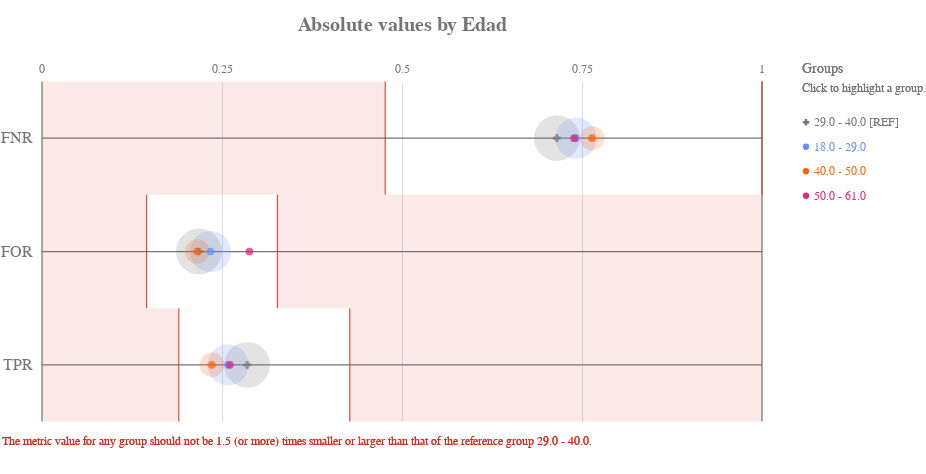

Notebook code cell kept with this figure:
### Code cell
ap.absolute(grupo_definido, metrics, 'edad', fairness_threshold = disparity_tolerance)

### Figure 1 — Vega-Lite specification as saved in the notebook (floating-point values rounded to 4 significant figures)
{"config": {"view": {"continuousWidth": 400, "continuousHeight": 300, "strokeWidth": 0}, "axisLeft": {"labelColor": "rgb(117,117,117)", "labelFont": "Arial", "labelFontSize": 16}, "title": {"align": "center", "baseline": "middle", "color": "rgb(117,117,117)", "font": "Arial", "fontSize": 20, "fontWeight": "bold"}}, "layer": [{"data": {"name": "data-4ac2d7a4dec33677e433b172826c7791"}, "mark": {"type": "rule", "stroke": "rgb(117,117,117)", "strokeWidth": 1.25, "tooltip": ""}, "encoding": {"x": {"type": "quantitative", "field": "start", "scale": {"domain": [0, 1], "range": [40.0, 760.0]}}, "x2": {"field": "end"}, "y": {"type": "nominal", "axis": {"domain": false, "labelAngle": 0, "labelPadding": -30, "orient": "left", "ticks": false, "title": ""}, "field": "y_position", "scale": {"domain": ["FNR", "FOR", "TPR"], "range": [42.5, 382.5]}}}}, {"data": {"name": "data-6cfe259518f6c7b358d8f836a73e6b7f"}, "mark": {"type": "rule", "stroke": "rgb(117,117,117)", "strokeWidth": 1.25, "tooltip": ""}, "encoding": {"x": {"type": "quantitative", "field": "x_position", "scale": {"domain": [0, 1], "range": [40.0, 760.0]}}, "y": {"value": 42.5}, "y2": {"value": 382.5}}}, {"data": {"name": "data-60ed1133fa688d151d36705a369482e0"}, "mark": {"type": "text", "align": "center", "color": "rgb(117,117,117)", "font": "Arial", "fontSize": 12, "fontWeight": "normal", "tooltip": ""}, "encoding": {"text": {"type": "nominal", "field": "value"}, "x": {"type": "quantitative", "field": "value", "scale": {"domain": [0, 1], "range": [40.0, 760.0]}}, "y": {"value": 29.75}}}, {"layer": [{"mark": {"type": "rect", "opacity": 0.8, "stroke": "rgb(217, 46, 28)", "strokeWidth": 1.25, "tooltip": ""}, "encoding": {"x": {"type": "quantitative", "field": "lower_threshold_value", "scale": {"domain": [0, 1], "range": [40.0, 760.0]}}, "x2": {"field": "lower_threshold_value"}, "y": {"type": "nominal", "axis": {"domain": false, "grid": false, "labels": false, "ticks": false, "title": " "}, "field": "metric", "scale": {"domain": ["FNR", "FOR", "TPR"], "range": [42.5, 382.5]}}}}, {"mark": {"type": "rect", "opacity": 0.8, "stroke": "rgb(217, 46, 28)", "strokeWidth": 1.25, "tooltip": ""}, "encoding": {"x": {"type": "quantitative", "field": "upper_threshold_value", "scale": {"domain": [0, 1], "range": [40.0, 760.0]}}, "x2": {"field": "upper_threshold_value"}, "y": {"type": "nominal", "axis": {"domain": false, "grid": false, "labels": false, "ticks": false, "title": " "}, "field": "metric", "scale": {"domain": ["FNR", "FOR", "TPR"], "range": [42.5, 382.5]}}}}, {"layer": [{"mark": {"type": "rect", "fill": "rgb(217, 46, 28)", "opacity": 0.1, "tooltip": ""}, "encoding": {"x": {"type": "quantitative", "field": "lower_threshold_value", "scale": {"domain": [0, 1], "range": [40.0, 760.0]}}, "x2": {"field": "lower_end"}, "y": {"type": "nominal", "axis": {"domain": false, "grid": false, "labels": false, "ticks": false, "title": " "}, "field": "metric", "scale": {"domain": ["FNR", "FOR", "TPR"], "range": [42.5, 382.5]}}}}, {"mark": {"type": "rect", "fill": "rgb(217, 46, 28)", "opacity": 0.1, "tooltip": ""}, "encoding": {"x": {"type": "quantitative", "field": "upper_threshold_value", "scale": {"domain": [0, 1], "range": [40.0, 760.0]}}, "x2": {"field": "upper_end"}, "y": {"type": "nominal", "axis": {"domain": false, "grid": false, "labels": false, "ticks": false, "title": " "}, "field": "metric", "scale": {"domain": ["FNR", "FOR", "TPR"], "range": [42.5, 382.5]}}}}]}, {"data": {"name": "data-79dd248bdaa0ea02c535240e8ad022c8"}, "mark": {"type": "text", "align": "left", "baseline": "top", "fill": "rgb(217, 46, 28)", "font": "Arial", "fontSize": 12, "fontWeight": "normal", "tooltip": ""}, "encoding": {"text": {"value": "The metric value for any group should not be 1.5 (or more) times smaller or larger than that of the reference group 29.0 - 40.0."}, "x": {"value": 0}, "y": {"value": 396.7}}}], "data": {"name": "data-4cc773e6f4487a9eff4295cbba0454fc"}}, {"layer": [{"mark": "circle"}, {"data": {"name": "data-126e769020f605c852d55b4cce8d0056"}, "mark": {"type": "circle", "opacity": 0.2}, "encoding": {"color": {"condition": {"type": "nominal", "field": "attribute_value", "legend": null, "scale": {"domain": ["29.0 - 40.0", "18.0 - 29.0", "40.0 - 50.0", "50.0 - 61.0"], "range": ["rgb(117,117,117)", "rgb(100, 143, 255)", "rgb(254, 97, 0)", "rgb(220, 38, 127)", "rgb(255, 176, 0)", "rgb(120, 94, 240)"]}, "selection": "selector041"}, "value": "rgb(224,224,224)"}, "size": {"type": "quantitative", "field": "group_size", "legend": null, "scale": {"domain": [0, 6797.0], "range": [0, 2522.0]}}, "tooltip": [{"type": "nominal", "field": "attribute_value", "title": "Group"}, {"type": "nominal", "field": "tooltip_group_size", "title": "Group Size"}, {"type": "nominal", "field": "tooltip_disparity_explanation_fnr", "title": "Disparity"}, {"type": "quantitative", "field": "fnr", "format": ".2f", "title": "FNR"}], "x": {"type": "quantitative", "axis": {"domain": false, "labels": false, "ticks": false, "title": null, "values": [0.25, 0.5, 0.75]}, "field": "fnr", "scale": {"domain": [0, 1], "range": [40.0, 760.0]}}, "y": {"type": "nominal", "axis": {"domain": false, "grid": false, "labels": false, "ticks": false, "title": " "}, "field": "metric_variable", "scale": {"domain": ["FNR", "FOR", "TPR"], "range": [42.5, 382.5]}}}, "selection": {"selector043": {"type": "multi", "empty": "all", "fields": ["attribute_value"]}}, "transform": [{"calculate": "'FNR'", "as": "metric_variable"}]}, {"data": {"name": "data-126e769020f605c852d55b4cce8d0056"}, "mark": {"type": "circle", "opacity": 0.2}, "encoding": {"color": {"condition": {"type": "nominal", "field": "attribute_value", "legend": null, "scale": {"domain": ["29.0 - 40.0", "18.0 - 29.0", "40.0 - 50.0", "50.0 - 61.0"], "range": ["rgb(117,117,117)", "rgb(100, 143, 255)", "rgb(254, 97, 0)", "rgb(220, 38, 127)", "rgb(255, 176, 0)", "rgb(120, 94, 240)"]}, "selection": "selector041"}, "value": "rgb(224,224,224)"}, "size": {"type": "quantitative", "field": "group_size", "legend": null, "scale": {"domain": [0, 6797.0], "range": [0, 2522.0]}}, "tooltip": [{"type": "nominal", "field": "attribute_value", "title": "Group"}, {"type": "nominal", "field": "tooltip_group_size", "title": "Group Size"}, {"type": "nominal", "field": "tooltip_disparity_explanation_for", "title": "Disparity"}, {"type": "quantitative", "field": "for", "format": ".2f", "title": "FOR"}], "x": {"type": "quantitative", "axis": {"domain": false, "labels": false, "ticks": false, "title": null, "values": [0.25, 0.5, 0.75]}, "field": "for", "scale": {"domain": [0, 1], "range": [40.0, 760.0]}}, "y": {"type": "nominal", "axis": {"domain": false, "grid": false, "labels": false, "ticks": false, "title": " "}, "field": "metric_variable", "scale": {"domain": ["FNR", "FOR", "TPR"], "range": [42.5, 382.5]}}}, "selection": {"selector045": {"type": "multi", "empty": "all", "fields": ["attribute_value"]}}, "transform": [{"calculate": "'FOR'", "as": "metric_variable"}]}, {"data": {"name": "data-126e769020f605c852d55b4cce8d0056"}, "mark": {"type": "circle", "opacity": 0.2}, "encoding": {"color": {"condition": {"type": "nominal", "field": "attribute_value", "legend": null, "scale": {"domain": ["29.0 - 40.0", "18.0 - 29.0", "40.0 - 50.0", "50.0 - 61.0"], "range": ["rgb(117,117,117)", "rgb(100, 143, 255)", "rgb(254, 97, 0)", "rgb(220, 38, 127)", "rgb(255, 176, 0)", "rgb(120, 94, 240)"]}, "selection": "selector041"}, "value": "rgb(224,224,224)"}, "size": {"type": "quantitative", "field": "group_size", "legend": null, "scale": {"domain": [0, 6797.0], "range": [0, 2522.0]}}, "tooltip": [{"type": "nominal", "field": "attribute_value", "title": "Group"}, {"type": "nominal", "field": "tooltip_group_size", "title": "Group Size"}, {"type": "nominal", "field": "tooltip_disparity_explanation_tpr", "title": "Disparity"}, {"type": "quantitative", "field": "tpr", "format": ".2f", "title": "TPR"}], "x": {"type": "quantitative", "axis": {"domain": false, "labels": false, "ticks": false, "title": null, "values": [0.25, 0.5, 0.75]}, "field": "tpr", "scale": {"domain": [0, 1], "range": [40.0, 760.0]}}, "y": {"type": "nominal", "axis": {"domain": false, "grid": false, "labels": false, "ticks": false, "title": " "}, "field": "metric_variable", "scale": {"domain": ["FNR", "FOR", "TPR"], "range": [42.5, 382.5]}}}, "selection": {"selector047": {"type": "multi", "empty": "all", "fields": ["attribute_value"]}}, "transform": [{"calculate": "'TPR'", "as": "metric_variable"}]}, {"layer": [{"mark": "point"}, {"data": {"name": "data-126e769020f605c852d55b4cce8d0056"}, "mark": {"type": "point", "filled": true, "size": 60}, "encoding": {"color": {"condition": {"type": "nominal", "field": "attribute_value", "legend": null, "scale": {"domain": ["29.0 - 40.0", "18.0 - 29.0", "40.0 - 50.0", "50.0 - 61.0"], "range": ["rgb(117,117,117)", "rgb(100, 143, 255)", "rgb(254, 97, 0)", "rgb(220, 38, 127)", "rgb(255, 176, 0)", "rgb(120, 94, 240)"]}, "selection": "selector041"}, "value": "rgb(224,224,224)"}, "shape": {"type": "nominal", "field": "attribute_value", "legend": null, "scale": {"domain": ["29.0 - 40.0", "18.0 - 29.0", "40.0 - 50.0", "50.0 - 61.0"], "range": ["cross", "circle", "circle", "circle"]}}, "tooltip": [{"type": "nominal", "field": "attribute_value", "title": "Group"}, {"type": "nominal", "field": "tooltip_group_size", "title": "Group Size"}, {"type": "nominal", "field": "tooltip_disparity_explanation_fnr", "title": "Disparity"}, {"type": "quantitative", "field": "fnr", "format": ".2f", "title": "FNR"}], "x": {"type": "quantitative", "axis": {"domain": false, "labels": false, "ticks": false, "title": null, "values": [0.25, 0.5, 0.75]}, "field": "fnr", "scale": {"domain": [0, 1], "range": [40.0, 760.0]}}, "y": {"type": "nominal", "axis": {"domain": false, "grid": false, "labels": false, "ticks": false, "title": " "}, "field": "metric_variable", "scale": {"domain": ["FNR", "FOR", "TPR"], "range": [42.5, 382.5]}}}, "selection": {"selector042": {"type": "multi", "empty": "all", "fields": ["attribute_value"]}}, "transform": [{"calculate": "'FNR'", "as": "metric_variable"}]}, {"data": {"name": "data-126e769020f605c852d55b4cce8d0056"}, "mark": {"type": "point", "filled": true, "size": 60}, "encoding": {"color": {"condition": {"type": "nominal", "field": "attribute_value", "legend": null, "scale": {"domain": ["29.0 - 40.0", "18.0 - 29.0", "40.0 - 50.0", "50.0 - 61.0"], "range": ["rgb(117,117,117)", "rgb(100, 143, 255)", "rgb(254, 97, 0)", "rgb(220, 38, 127)", "rgb(255, 176, 0)", "rgb(120, 94, 240)"]}, "selection": "selector041"}, "value": "rgb(224,224,224)"}, "shape": {"type": "nominal", "field": "attribute_value", "legend": null, "scale": {"domain": ["29.0 - 40.0", "18.0 - 29.0", "40.0 - 50.0", "50.0 - 61.0"], "range": ["cross", "circle", "circle", "circle"]}}, "tooltip": [{"type": "nominal", "field": "attribute_value", "title": "Group"}, {"type": "nominal", "field": "tooltip_group_size", "title": "Group Size"}, {"type": "nominal", "field": "tooltip_disparity_explanation_for", "title": "Disparity"}, {"type": "quantitative", "field": "for", "format": ".2f", "title": "FOR"}], "x": {"type": "quantitative", "axis": {"domain": false, "labels": false, "ticks": false, "title": null, "values": [0.25, 0.5, 0.75]}, "field": "for", "scale": {"domain": [0, 1], "range": [40.0, 760.0]}}, "y": {"type": "nominal", "axis": {"domain": false, "grid": false, "labels": false, "ticks": false, "title": " "}, "field": "metric_variable", "scale": {"domain": ["FNR", "FOR", "TPR"], "range": [42.5, 382.5]}}}, "selection": {"selector044": {"type": "multi", "empty": "all", "fields": ["attribute_value"]}}, "transform": [{"calculate": "'FOR'", "as": "metric_variable"}]}, {"data": {"name": "data-126e769020f605c852d55b4cce8d0056"}, "mark": {"type": "point", "filled": true, "size": 60}, "encoding": {"color": {"condition": {"type": "nominal", "field": "attribute_value", "legend": null, "scale": {"domain": ["29.0 - 40.0", "18.0 - 29.0", "40.0 - 50.0", "50.0 - 61.0"], "range": ["rgb(117,117,117)", "rgb(100, 143, 255)", "rgb(254, 97, 0)", "rgb(220, 38, 127)", "rgb(255, 176, 0)", "rgb(120, 94, 240)"]}, "selection": "selector041"}, "value": "rgb(224,224,224)"}, "shape": {"type": "nominal", "field": "attribute_value", "legend": null, "scale": {"domain": ["29.0 - 40.0", "18.0 - 29.0", "40.0 - 50.0", "50.0 - 61.0"], "range": ["cross", "circle", "circle", "circle"]}}, "tooltip": [{"type": "nominal", "field": "attribute_value", "title": "Group"}, {"type": "nominal", "field": "tooltip_group_size", "title": "Group Size"}, {"type": "nominal", "field": "tooltip_disparity_explanation_tpr", "title": "Disparity"}, {"type": "quantitative", "field": "tpr", "format": ".2f", "title": "TPR"}], "x": {"type": "quantitative", "axis": {"domain": false, "labels": false, "ticks": false, "title": null, "values": [0.25, 0.5, 0.75]}, "field": "tpr", "scale": {"domain": [0, 1], "range": [40.0, 760.0]}}, "y": {"type": "nominal", "axis": {"domain": false, "grid": false, "labels": false, "ticks": false, "title": " "}, "field": "metric_variable", "scale": {"domain": ["FNR", "FOR", "TPR"], "range": [42.5, 382.5]}}}, "selection": {"selector046": {"type": "multi", "empty": "all", "fields": ["attribute_value"]}}, "transform": [{"calculate": "'TPR'", "as": "metric_variable"}]}]}]}, {"layer": [{"mark": {"type": "point", "filled": true, "opacity": 1, "size": 39.48}, "encoding": {"color": {"condition": {"type": "nominal", "field": "attribute_value", "legend": null, "scale": {"domain": ["29.0 - 40.0", "18.0 - 29.0", "40.0 - 50.0", "50.0 - 61.0"], "range": ["rgb(117,117,117)", "rgb(100, 143, 255)", "rgb(254, 97, 0)", "rgb(220, 38, 127)", "rgb(255, 176, 0)", "rgb(120, 94, 240)"]}, "selection": "selector041"}, "value": "rgb(224,224,224)"}, "shape": {"type": "nominal", "field": "attribute_value", "legend": null, "scale": {"domain": ["29.0 - 40.0", "18.0 - 29.0", "40.0 - 50.0", "50.0 - 61.0"], "range": ["cross", "circle", "circle", "circle"]}}, "x": {"value": 804}, "y": {"type": "nominal", "axis": {"domain": false, "grid": false, "labels": false, "ticks": false, "title": " "}, "field": "attribute_value", "scale": {"domain": ["29.0 - 40.0", "18.0 - 29.0", "40.0 - 50.0", "50.0 - 61.0"], "range": [71, 169]}}}, "selection": {"selector041": {"type": "multi", "empty": "all", "fields": ["attribute_value"]}}}, {"mark": {"type": "text", "align": "left", "baseline": "middle", "font": "Arial", "fontSize": 12, "fontWeight": "normal"}, "encoding": {"color": {"condition": {"type": "nominal", "field": "attribute_value", "legend": null, "scale": {"domain": ["29.0 - 40.0", "18.0 - 29.0", "40.0 - 50.0", "50.0 - 61.0"], "range": ["rgb(117,117,117)", "rgb(100, 143, 255)", "rgb(254, 97, 0)", "rgb(220, 38, 127)", "rgb(255, 176, 0)", "rgb(120, 94, 240)"]}, "selection": "selector041"}, "value": "rgb(224,224,224)"}, "text": {"type": "nominal", "field": "label"}, "x": {"value": 812}, "y": {"type": "nominal", "axis": {"domain": false, "grid": false, "labels": false, "ticks": false, "title": " "}, "field": "attribute_value", "scale": {"domain": ["29.0 - 40.0", "18.0 - 29.0", "40.0 - 50.0", "50.0 - 61.0"], "range": [71, 169]}}}, "selection": {"selector048": {"type": "multi", "empty": "all", "fields": ["attribute_value"]}}}, {"data": {"name": "data-79dd248bdaa0ea02c535240e8ad022c8"}, "mark": {"type": "text", "align": "left", "baseline": "middle", "color": "rgb(117,117,117)", "font": "Arial", "fontSize": 12, "fontWeight": "normal"}, "encoding": {"text": {"value": "Click to highlight a group."}, "x": {"value": 800}, "y": {"value": 49}}}, {"data": {"name": "data-79dd248bdaa0ea02c535240e8ad022c8"}, "mark": {"type": "text", "align": "left", "baseline": "middle", "color": "rgb(117,117,117)", "font": "Arial", "fontSize": 14, "fontWeight": "normal"}, "encoding": {"text": {"value": "Groups"}, "x": {"value": 800}, "y": {"value": 30}}}], "data": {"name": "data-9aa8f77fffe737b0cbadb03b14812bfc"}}], "height": 425, "padding": {"top": 15, "bottom": 10}, "resolve": {"scale": {"size": "independent", "y": "independent"}}, "title": "Absolute values by Edad", "width": 800, "$schema": "https://vega.github.io/schema/vega-lite/v4.8.1.json", "datasets": {"data-4ac2d7a4dec33677e433b172826c7791": [{"y_position": "FNR", "start": 0, "end": 1}, {"y_position": "FOR", "start": 0, "end": 1}, {"y_position": "TPR", "start": 0, "end": 1}], "data-6cfe259518f6c7b358d8f836a73e6b7f": [{"x_position": 0}, {"x_position": 1}], "data-60ed1133fa688d151d36705a369482e0": [{"value": 0.0}, {"value": 0.25}, {"value": 0.5}, {"value": 0.75}, {"value": 1.0}], "data-4cc773e6f4487a9eff4295cbba0454fc": [{"lower_end": 0, "upper_end": 1, "lower_threshold_value": 0.4767, "upper_threshold_value": 1.0, "metric": "FNR"}, {"lower_end": 0, "upper_end": 1, "lower_threshold_value": 0.1453, "upper_threshold_value": 0.327, "metric": "FOR"}, {"lower_end": 0, "upper_end": 1, "lower_threshold_value": 0.19, "upper_threshold_value": 0.4275, "metric": "TPR"}], "data-79dd248bdaa0ea02c535240e8ad022c8": [{"a": 1, "b": 0}, {"a": 1, "b": 0}], "data-126e769020f605c852d55b4cce8d0056": [{"attribute_name": "edad", "attribute_value": "18.0 - 29.0", "group_size": 4570, "total_entities": 11987, "fnr": 0.7417, "for": 0.2341, "tpr": 0.2583, "fnr_disparity": 1.037, "for_disparity": 1.074, "tpr_disparity": 0.9066, "fnr_disparity_scaled": 0.03724, "for_disparity_scaled": 0.07418, "tpr_disparity_scaled": -0.1031, "tooltip_group_size": "4,570 (38.12%)", "tooltip_disparity_explanation_fnr": "1.04 times larger FNR than the reference group", "tooltip_disparity_explanation_for": "1.07 times larger FOR than the reference group", "tooltip_disparity_explanation_tpr": "1.10 times smaller TPR than the reference group"}, {"attribute_name": "edad", "attribute_value": "29.0 - 40.0", "group_size": 5664, "total_entities": 11987, "fnr": 0.715, "for": 0.218, "tpr": 0.285, "fnr_disparity": 1.0, "for_disparity": 1.0, "tpr_disparity": 1.0, "fnr_disparity_scaled": 0.0, "for_disparity_scaled": 0.0, "tpr_disparity_scaled": 0.0, "tooltip_group_size": "5,664 (47.25%)", "tooltip_disparity_explanation_fnr": "Reference group", "tooltip_disparity_explanation_for": "Reference group", "tooltip_disparity_explanation_tpr": "Reference group"}, {"attribute_name": "edad", "attribute_value": "40.0 - 50.0", "group_size": 1619, "total_entities": 11987, "fnr": 0.764, "for": 0.2155, "tpr": 0.236, "fnr_disparity": 1.068, "for_disparity": 0.9887, "tpr_disparity": 0.8282, "fnr_disparity_scaled": 0.06847, "for_disparity_scaled": -0.01142, "tpr_disparity_scaled": -0.2074, "tooltip_group_size": "1,619 (13.51%)", "tooltip_disparity_explanation_fnr": "1.07 times larger FNR than the reference group", "tooltip_disparity_explanation_for": "1.01 times smaller FOR than the reference group", "tooltip_disparity_explanation_tpr": "1.21 times smaller TPR than the reference group"}, {"attribute_name": "edad", "attribute_value": "50.0 - 61.0", "group_size": 134, "total_entities": 11987, "fnr": 0.7391, "for": 0.2881, "tpr": 0.2609, "fnr_disparity": 1.034, "for_disparity": 1.322, "tpr_disparity": 0.9154, "fnr_disparity_scaled": 0.0337, "for_disparity_scaled": 0.3219, "tpr_disparity_scaled": -0.09237, "tooltip_group_size": "134 (1.12%)", "tooltip_disparity_explanation_fnr": "1.03 times larger FNR than the reference group", "tooltip_disparity_explanation_for": "1.32 times larger FOR than the reference group", "tooltip_disparity_explanation_tpr": "1.09 times smaller TPR than the reference group"}], "data-9aa8f77fffe737b0cbadb03b14812bfc": [{"attribute_value": "29.0 - 40.0", "label": "29.0 - 40.0 [REF]"}, {"attribute_value": "18.0 - 29.0", "label": "18.0 - 29.0"}, {"attribute_value": "40.0 - 50.0", "label": "40.0 - 50.0"}, {"attribute_value": "50.0 - 61.0", "label": "50.0 - 61.0"}]}}
